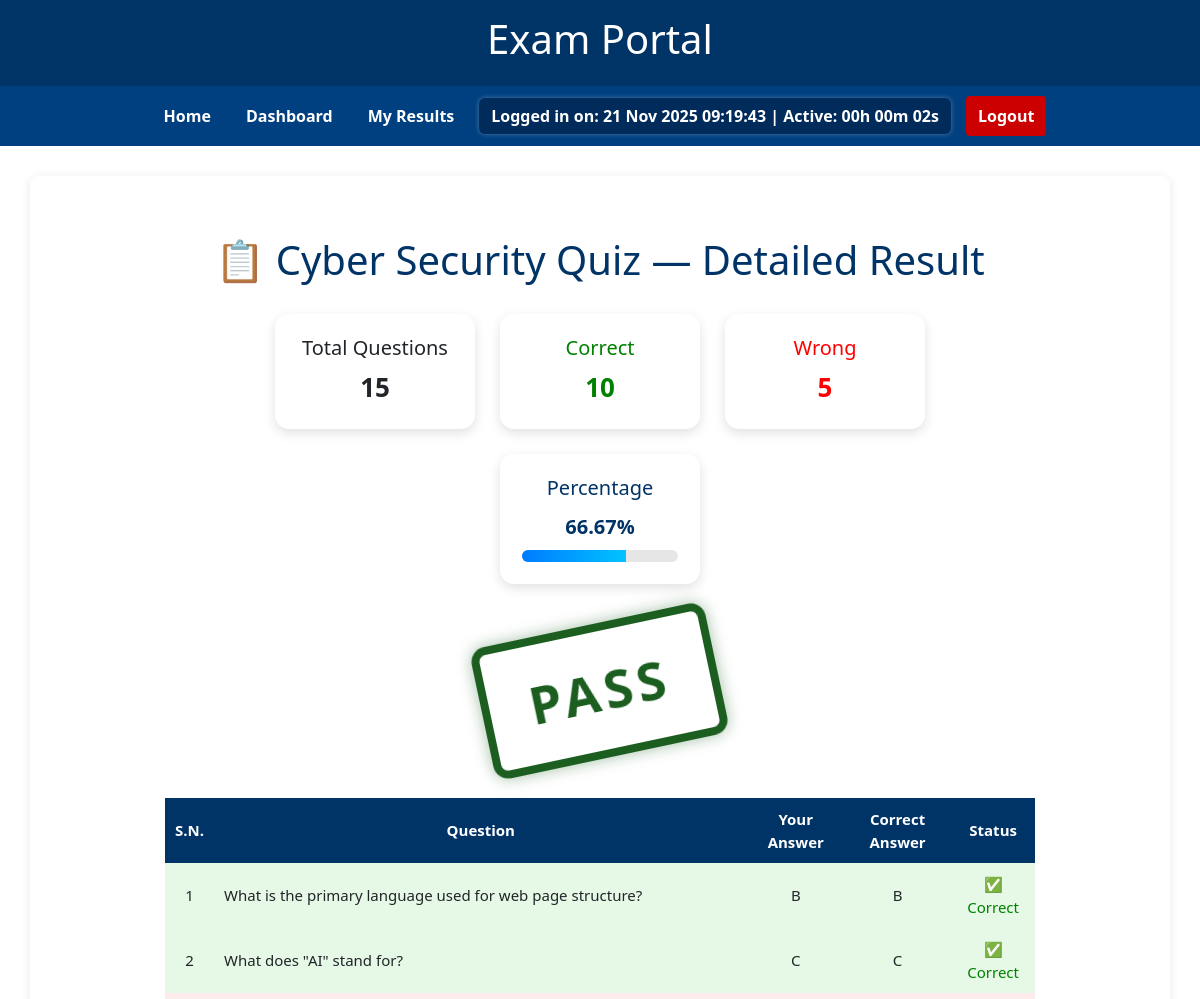
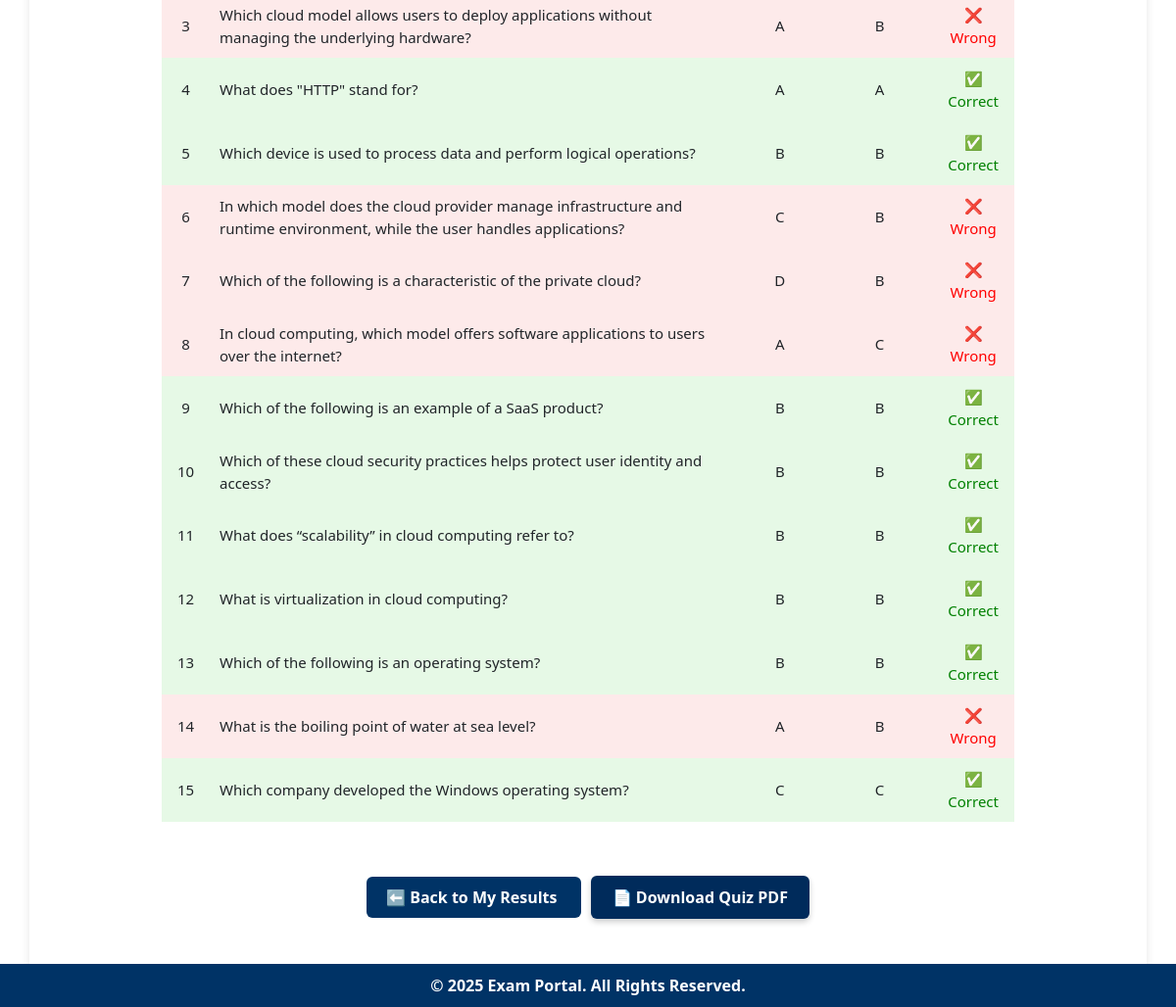
Screenshot of /quiz_result/22/details/ (signed in) with the database file from the repository (2 pictures, top to bottom).
### mcq/models.py (models this page shows, shortened)
class Quiz(models.Model):
    category = models.ForeignKey(Category, on_delete=models.CASCADE)
    quiz_title = models.CharField(max_length=255)
    created_by = models.ForeignKey(User, on_delete=models.CASCADE)
    start_time = models.DateTimeField(null=True, blank=True)
    end_time = models.DateTimeField(null=True, blank=True)
    duration = models.IntegerField(help_text="Enter duration in minutes", null=True, blank=True)
    active = models.BooleanField(default=True)
    upload_file = models.FileField(upload_to="mcq_uploads/", null=True, blank=True)
    created_by = models.ForeignKey(User, on_delete=models.CASCADE)  # <— this is required

class StudentAnswer(models.Model):
    student = models.ForeignKey(User, on_delete=models.CASCADE)
    question = models.ForeignKey(MCQ, on_delete=models.CASCADE)
    selected_option = models.CharField(max_length=1)
    is_correct = models.BooleanField(default=False)

class MCQ(models.Model):
    quiz = models.ForeignKey(Quiz, on_delete=models.CASCADE, null=True, blank=True, related_name='questions')
    category = models.ForeignKey(Category, on_delete=models.CASCADE, null=True, blank=True)
    question = models.TextField()
    option_a = models.CharField(max_length=255)
    option_b = models.CharField(max_length=255)
    option_c = models.CharField(max_length=255)
    option_d = models.CharField(max_length=255)
    correct_option = models.CharField(max_length=1)

### mcq/views.py (the view)
# urls.py: path('quiz_result/<int:quiz_id>/details/', views.quiz_detail_result, name='quiz_detail_result'),
@login_required
def quiz_detail_result(request, quiz_id):
    quiz = get_object_or_404(Quiz, id=quiz_id)
    student = request.user
    answers = StudentAnswer.objects.filter(
        student=student,
        question__quiz=quiz
    ).select_related('question')
    if not answers.exists():
        messages.warning(request, "⚠️ No answers found for this quiz.")
        return redirect('my_results')
    total_questions = answers.count()
    correct_answers = answers.filter(is_correct=True).count()
    wrong_answers = total_questions - correct_answers
    score = round((correct_answers / total_questions) * 100, 2) if total_questions > 0 else 0
    return render(request, 'mcq/quiz_detail_result.html', {
        'quiz': quiz,
        'answers': answers,
        'total_questions': total_questions,
        'correct_answers': correct_answers,
        'wrong_answers': wrong_answers,
        'score': score,
    })

### mcq/templates/mcq/quiz_detail_result.html (shortened to what this page needs)
{% extends "base.html" %}
{% block content %}
<div style="max-width:950px; margin:auto; padding:40px;">
    <h1 style="text-align:center; color:#003366;">📋 {{ quiz.quiz_title }} — Detailed Result</h1>
    <div class="stats-container">
            <div class="stat-card">
                <h5>Total Questions</h5>
                <div class="stat-value">{{ total_questions }}</div>
            </div>
            <div class="stat-card">
                <h5 style="color:green;">Correct</h5>
                <div class="stat-value" style="color:green;">{{ correct_answers }}</div>
            </div>
            <div class="stat-card">
                <h5 style="color:red;">Wrong</h5>
                <div class="stat-value" style="color:red;">{{ wrong_answers }}</div>
            </div>
            <div class="stat-card">
                <h5 style="color:#003366;">Percentage</h5>
                <div class="score-text">{{ score }}%</div>
                <div class="score-bar"><div></div></div>
            </div>
    </div>
    {% if score < 33 %}
        <div class="stamp-animated fail-animated">FAIL</div>
    {% else %}
        <div class="stamp-animated pass-animated">PASS</div>
    {% endif %}
    <table style="width:100%; border-collapse:collapse; font-size:15px;">
        <tr style="background-color:#003366; color:white; text-align:center;">
            <th style="padding:10px;">S.N.</th>
            <th style="padding:10px;">Question</th>
            <th style="padding:10px;">Your Answer</th>
            <th style="padding:10px;">Correct Answer</th>
            <th style="padding:10px;">Status</th>
        </tr>
        {% for ans in answers %}
        <tr style="background-color:{% if ans.is_correct %}#e6f9e6{% else %}#fdeaea{% endif %};">
            <td style="padding:10px; text-align:center;">{{ forloop.counter }}</td>
            <td style="padding:10px; text-align:left;">{{ ans.question.question }}</td>
            <td style="padding:10px; text-align:center;">
                {% if ans.selected_option %}
                    {{ ans.selected_option|upper }}
                {% else %}
                    <span style="color:#777;">-</span>
                {% endif %}
            </td>
            <td style="padding:10px; text-align:center;">{{ ans.question.correct_option|upper }}</td>
            <td style="padding:10px; text-align:center;">
                {% if ans.is_correct %}
                    <span style="color:green;">✅ Correct</span>
                {% else %}
                    <span style="color:red;">❌ Wrong</span>
                {% endif %}
            </td>
        </tr>
        {% endfor %}
    </table>
    <div style="text-align:center; margin-top:30px;">
    <a href="{% url 'my_results' %}"
       style="background-color:#003366; color:white; padding:10px 20px;
              border-radius:6px; text-decoration:none; font-weight:bold; margin-right:10px;">
       ⬅️ Back to My Results
    </a>
    <a href="{% url 'download_quiz_pdf' quiz.id %}"
    style="background:#002B5B; color:white; padding:10px 22px; border-radius:6px;
            text-decoration:none; font-weight:600; display:inline-block; margin-top:25px;
            transition:0.3s; box-shadow:0 3px 6px rgba(0,0,0,0.2);"
    onmouseover="this.style.background='#004080';"
    onmouseout="this.style.background='#002B5B';">
    📄 Download Quiz PDF
    </a>
</div>
</div>
{% endblock %}

### mcq/templates/base.html (style rules this page uses)
body { font-family: Arial, sans-serif; background-color: #f2f4f8; margin: 0; padding: 0; }

### rows the page displays
Quiz: quiz_title "Cyber Security Quiz"
StudentAnswer: question.question "What is the primary language used for web page structure?", selected_option "B", question.correct_option "B", is_correct "✅ Correct"
StudentAnswer: question.question "What does \"AI\" stand for?", selected_option "C", question.correct_option "C", is_correct "✅ Correct"
StudentAnswer: question.question "Which cloud model allows users to deploy applications without managing the underlying hardware?", selected_option "A", question.correct_option "B", is_correct "❌ Wrong"
StudentAnswer: question.question "What does \"HTTP\" stand for?", selected_option "A", question.correct_option "A", is_correct "✅ Correct"
StudentAnswer: question.question "Which device is used to process data and perform logical operations?", selected_option "B", question.correct_option "B", is_correct "✅ Correct"
StudentAnswer: question.question "In which model does the cloud provider manage infrastructure and runtime environment, while the user handles applications?", selected_option "C", question.correct_option "B", is_correct "❌ Wrong"
StudentAnswer: question.question "Which of the following is a characteristic of the private cloud?", selected_option "D", question.correct_option "B", is_correct "❌ Wrong"
StudentAnswer: question.question "In cloud computing, which model offers software applications to users over the internet?", selected_option "A", question.correct_option "C", is_correct "❌ Wrong"
StudentAnswer: question.question "Which of the following is an example of a SaaS product?", selected_option "B", question.correct_option "B", is_correct "✅ Correct"
StudentAnswer: question.question "Which of these cloud security practices helps protect user identity and access?", selected_option "B", question.correct_option "B", is_correct "✅ Correct"
StudentAnswer: question.question "What does “scalability” in cloud computing refer to?", selected_option "B", question.correct_option "B", is_correct "✅ Correct"
StudentAnswer: question.question "What is virtualization in cloud computing?", selected_option "B", question.correct_option "B", is_correct "✅ Correct"
StudentAnswer: question.question "Which of the following is an operating system?", selected_option "B", question.correct_option "B", is_correct "✅ Correct"
StudentAnswer: question.question "What is the boiling point of water at sea level?", selected_option "A", question.correct_option "B", is_correct "❌ Wrong"
StudentAnswer: question.question "Which company developed the Windows operating system?", selected_option "C", question.correct_option "C", is_correct "✅ Correct"

### other values shown
{{ total_questions }} "15"
{{ correct_answers }} "10"
{{ wrong_answers }} "5"
{{ score }} "66.67"
